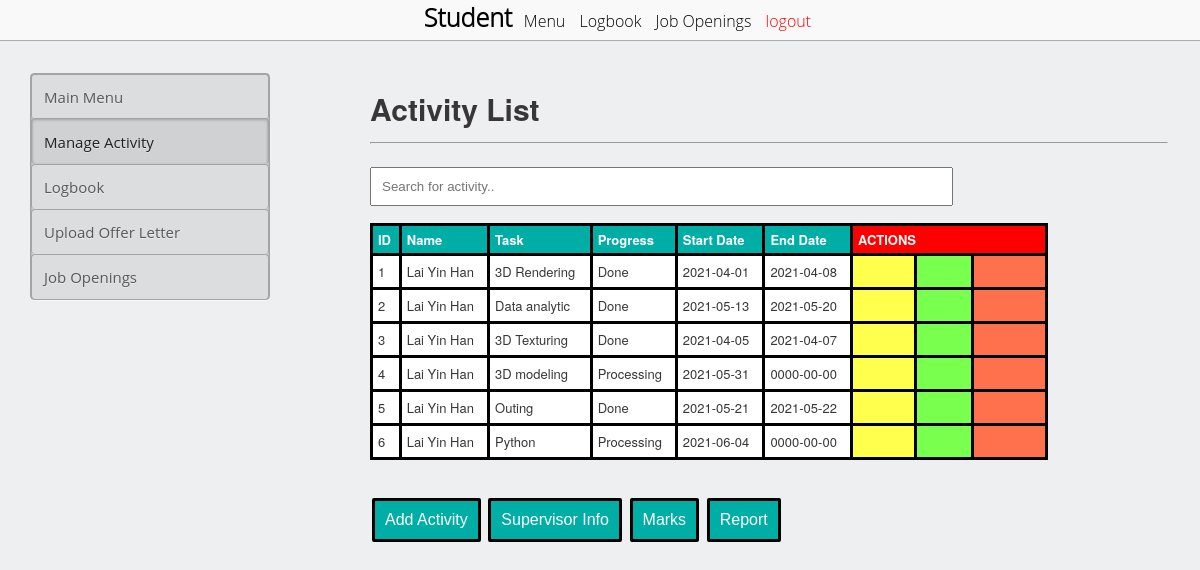
/student/StudentList.php, run on the app's committed database.
### tables this page shows
CREATE TABLE `activityrecord` (
  `id` int(10) NOT NULL,
  `name` varchar(30) NOT NULL,
  `task` varchar(50) NOT NULL,
  `progress` varchar(20) NOT NULL,
  `start_date` date NOT NULL,
  `end_date` date NOT NULL,
  `marks` int(11) NOT NULL
);

### student/StudentList.php (the view, shortened to what this page needs)
<?php
	$conn = mysqli_connect("localhost", "root", "", "myli");
	$query = "SELECT * FROM activityrecord
				LIMIT 50";
	$result = mysqli_query($conn, $query);
?>
<!DOCTYPE html>
<html lang="en">
<head>
  <link rel="stylesheet" href="https://stackpath.bootstrapcdn.com/font-awesome/4.7.0/css/font-awesome.min.css">
    <link href='../style_admin.css' rel='stylesheet'>
    <link href='../table.css' rel='stylesheet'>
</head>
<body>
   <nav id='nav'>
        <ul style='list-style: none; display: inline'>
            <div id='logo' style='font-weight: bold'>
                Student
            </div>
            <li><a href='student.php'>Menu</a></li>
        <li><a href='logbook_show.php'>Logbook </a></li>
        <li><a href='job_opening_show.php'>Job Openings</a></li>
        <li align='right' ><a href='../logout.php' style='color:red;'>logout</a></li>
    </ul>
    </nav>
    <div id='main'>
        <div id='left'>
            <div id='sidebar'>
                <div class='menu'>
                    <a href='student.php'>
                        <div class='menu menu-item' id='student_tc'>
                            Main Menu
                        </div>
                    </a>
                    <a href='StudentList.php'>
					<div class='menu menu-item' id='company_tc' style='box-shadow: inset 0px 1px 3px rgba(0,0,0,0.2), inset 0 0 3px rgba(0,0,0,0.05);
                    color: #212121;
                    margin-top: -1px;
                    padding-top: 13px;
                    background: rgba(0,0,0,0.06);'>
                            Manage Activity
                        </div>
                    </a>
					<a href='logbook.php'>
                   <div class='menu menu-item' id='student_tc'>
               Logbook
            </div>
        </a>
        <a href='confirmation.php'>
            <div class='menu menu-item' id='student_tc'>
              Upload Offer Letter
            </div>
        </a>
        <a href='job_opening_show.php'>
            <div class='menu menu-item' id='student_tc'>
              Job Openings
            </div>
        </a>
                </div>
            </div>
        </div>
        <div id='right'>
            <form action='' method='GET' accept-charset='utf-8'>
                <div class='table_container'>
                    <div class='sub-table-container'>
                        <table class='tc'>
		<thread>
		<section class="section-1">
		<h1 style="font-size:30px"><b>Activity List</h1></b>
		<hr><br><input id="myInput" type="text" placeholder="Search for activity.."><br>
    		<br></thread>
		<tbody><center>
					<table id='myTable'>
					  <tr id="list">
						<td style="background-color:#00aea6; color: white"><b>ID</b></td>
						<td style="background-color:#00aea6; color: white"><b>Name</b></td>
						<td style="background-color:#00aea6; color: white"><b>Task</b></td>
						<td style="background-color:#00aea6; color: white"><b>Progress</b></td>
						<td style="background-color:#00aea6; color: white"><b>Start Date</b></td>
						<td style="background-color:#00aea6; color: white"><b>End Date</b></td>
						<td colspan="3" style="background-color:red; color: white"><b>ACTIONS</b></td>
					  </tr>
					  <?php
						while($row=mysqli_fetch_assoc($result))
						{
							$id = $row['id'];
							$name = $row['name'];
							$task = $row['task'];
							$progress = $row['progress'];
							$start_date = $row['start_date'];
							$end_date = $row['end_date'];
					  ?>
						<tr id="list">
							<td><?php echo $id ?></td>
							<td><?php echo $name ?></td>
							<td><?php echo $task ?></td>
							<td><?php echo $progress ?></td>
							<td><?php echo $start_date ?></td>
							<td><?php echo $end_date ?></td>
							<td style="background-color:#ffff4d;"><button><a href="viewStudent.php?GetStudent=<?php echo $id ?>">View</a></button></td>
							<td style="background-color:#79ff4d;"><button><a href="updateStudent.php?GetStudent=<?php echo $id ?>">Edit</a></button></td>
                            <td style="background-color:#ff704d;"><button><a onclick="deleteStudent()" href="deleteStudentForm.php?DeleteStudent=<?php echo $id ?>">Delete</a></button></td>
						</tr>
					  <?php
						}
					  ?>
					</table><br>
					  <br><input type="button" value="Add Activity" onclick="location.href='./addStudent.php'">
					  <input type="button" value="Supervisor Info" onclick="location.href='./svInfo.php'">
					  <input type="button" value="Marks" onclick="location.href='./markstest.php'">
					  <input type="button" value="Report" onclick="location.href='./report.php'"><br>
					</center>
</tbody>
</body>
</html>

### style_admin.css (style rules this page uses)
body, html { margin: 0px auto; width: 100%; }
#nav { position: fixed; height: 40px; width: 100%; font-family: "open sans light", "Helvetica Neue", Helvetica, arial, sans-serif; background: #F9F9F9; border-bottom: 1px solid #ADADAD; text-align: center; }
li { display: inline-block; padding-left: 5px; padding-right: 5px; padding-top: 10px; padding-bottom: 10px; }
a { color: black; text-decoration: none; }
#nav li { text-decoration: none; color: #000000; }
#nav ul { margin-top: 0px; }
#logo { display: inline; font-size: 25px; text-align: left; }
#main { padding-top: 43px; width: '100%'; margin: 0 auto; }
#left { float: left; width: 25%; }
#right { float: right; width: 75%; }
#nav { z-index:50; }
#main { z-index: 5; }

### table.css (style rules this page uses)
.table_container { padding: 32px; padding-left: 70px; }
.table_container table { width: 85%; }
.menu { background: rgba(0,0,0,0.07); border-radius: 4px; overflow: hidden; border:#A3A4A5 solid 1px; border-bottom:#A3A4A5 solid 1px; box-shadow: 0 1px 0 rgba(255, 255, 255, 0.5), inset 0 0 1px rgba(0,0,0,0.8), inset 0 1px 3px rgba(0,0,0,0.2); }
.menu .menu-item { padding: 12px; cursor: pointer; border-bottom: 1px solid rgba(0,0,0,0.15); box-shadow: inset 0 1px 0 rgba(255,255,255,0.25); color: #595959; position: relative; font-size: 15px; text-indent: 0px; text-shadow: 0 1px 0 rgba(255,255,255,0.4); background: #DCDDDE; }
.menu .menu-item:first-child { border-top-left-radius: 4px; border-top-right-radius: 4px; box-shadow: none; }
.menu .menu-item:last-child { border-bottom: none; border-bottom-left-radius: 4px; border-bottom-right-radius: 4px; }
#sidebar { padding: 30px; }
.sub-table-container { width: 100%; color: #383636; font: 13px/17px "Helvetica Neue", arial, sans-serif; }
table { width: 100%; border-collapse: collapse; }
.tc { text-align: center; width: 50%; -webkit-box-shadow: 0 0 200px rgba(255, 255, 255, 0.5), 0 30px 10px rgba(0, 0, 0, 0.3); box-shadow: 0 0 200px rgba(255, 255, 255, 0.5), 0.5px 3px 1px rgba(0, 0, 0, 0.3); }

### student/StudentList.php (style rules this page uses)
body { font-family: 'open sans', 'Helvetica Neu', Helvetica, arial, sans-serif; background: #EDEFF0; }
input[type=text] { width: 70%; padding: 10px; }
input[type=button] { background-color: #00aea6; border: 3px solid black; color: white; padding: 10px; text-align: center; text-decoration: none; display: inline-block; font-size: 16px; margin: 4px 2px; cursor: pointer; border-radius: 2px; }
#list th, #list td { border: 3px solid black; border-collapse: collapse; background: white; padding: 5px; }

### data on the page
activityrecord: id "1", name "Lai Yin Han", task "3D Rendering", progress "Done", start_date "2021-04-01", end_date "2021-04-08"
activityrecord: id "2", name "Lai Yin Han", task "Data analytic", progress "Done", start_date "2021-05-13", end_date "2021-05-20"
activityrecord: id "3", name "Lai Yin Han", task "3D Texturing", progress "Done", start_date "2021-04-05", end_date "2021-04-07"
activityrecord: id "4", name "Lai Yin Han", task "3D modeling", progress "Processing", start_date "2021-05-31", end_date "0000-00-00"
activityrecord: id "5", name "Lai Yin Han", task "Outing", progress "Done", start_date "2021-05-21", end_date "2021-05-22"
activityrecord: id "6", name "Lai Yin Han", task "Python", progress "Processing", start_date "2021-06-04", end_date "0000-00-00"
